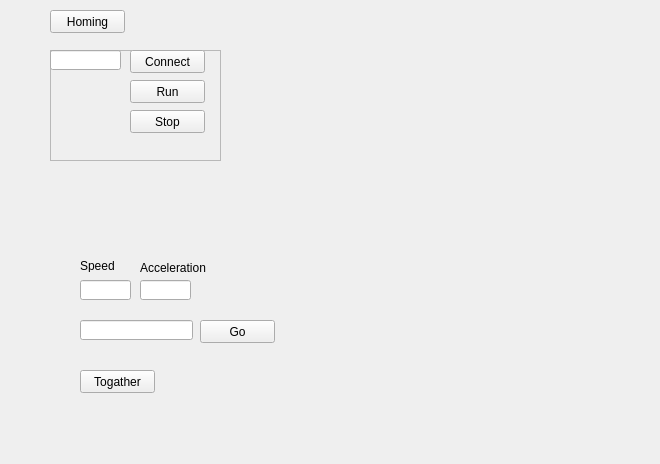
<?xml version="1.0" encoding="UTF-8"?>
<ui version="4.0">
 <class>FrictionTest</class>
 <widget class="QWidget" name="FrictionTest">
  <property name="geometry">
   <rect>
    <x>0</x>
    <y>0</y>
    <width>660</width>
    <height>464</height>
   </rect>
  </property>
  <property name="windowTitle">
   <string>FrictionTest</string>
  </property>
  <widget class="QFrame" name="frame">
   <property name="geometry">
    <rect>
     <x>50</x>
     <y>50</y>
     <width>171</width>
     <height>111</height>
    </rect>
   </property>
   <property name="frameShape">
    <enum>QFrame::StyledPanel</enum>
   </property>
   <property name="frameShadow">
    <enum>QFrame::Raised</enum>
   </property>
   <widget class="QLineEdit" name="lE_Jointid">
    <property name="geometry">
     <rect>
      <x>0</x>
      <y>0</y>
      <width>71</width>
      <height>20</height>
     </rect>
    </property>
   </widget>
   <widget class="QPushButton" name="pB_ConnectJoint">
    <property name="geometry">
     <rect>
      <x>80</x>
      <y>0</y>
      <width>75</width>
      <height>23</height>
     </rect>
    </property>
    <property name="autoFillBackground">
     <bool>false</bool>
    </property>
    <property name="text">
     <string>Connect</string>
    </property>
   </widget>
   <widget class="QPushButton" name="pB_StartPlot">
    <property name="geometry">
     <rect>
      <x>80</x>
      <y>30</y>
      <width>75</width>
      <height>23</height>
     </rect>
    </property>
    <property name="text">
     <string>Run</string>
    </property>
   </widget>
   <widget class="QPushButton" name="pB_StopPlot">
    <property name="geometry">
     <rect>
      <x>80</x>
      <y>60</y>
      <width>75</width>
      <height>23</height>
     </rect>
    </property>
    <property name="text">
     <string>Stop</string>
    </property>
   </widget>
  </widget>
  <widget class="QPushButton" name="pB_Home">
   <property name="geometry">
    <rect>
     <x>50</x>
     <y>10</y>
     <width>75</width>
     <height>23</height>
    </rect>
   </property>
   <property name="text">
    <string>Homing</string>
   </property>
  </widget>
  <widget class="QPushButton" name="pB_Go">
   <property name="geometry">
    <rect>
     <x>200</x>
     <y>320</y>
     <width>75</width>
     <height>23</height>
    </rect>
   </property>
   <property name="text">
    <string>Go</string>
   </property>
  </widget>
  <widget class="QLineEdit" name="lE_TargetPos">
   <property name="geometry">
    <rect>
     <x>80</x>
     <y>320</y>
     <width>113</width>
     <height>20</height>
    </rect>
   </property>
  </widget>
  <widget class="QLineEdit" name="lE_Speed">
   <property name="geometry">
    <rect>
     <x>80</x>
     <y>280</y>
     <width>51</width>
     <height>20</height>
    </rect>
   </property>
  </widget>
  <widget class="QLineEdit" name="lE_Acceleration">
   <property name="geometry">
    <rect>
     <x>140</x>
     <y>280</y>
     <width>51</width>
     <height>20</height>
    </rect>
   </property>
  </widget>
  <widget class="QLabel" name="label">
   <property name="geometry">
    <rect>
     <x>80</x>
     <y>260</y>
     <width>54</width>
     <height>12</height>
    </rect>
   </property>
   <property name="text">
    <string>Speed</string>
   </property>
  </widget>
  <widget class="QLabel" name="label_2">
   <property name="geometry">
    <rect>
     <x>140</x>
     <y>260</y>
     <width>81</width>
     <height>16</height>
    </rect>
   </property>
   <property name="text">
    <string>Acceleration</string>
   </property>
  </widget>
  <widget class="QPushButton" name="pushButton">
   <property name="geometry">
    <rect>
     <x>80</x>
     <y>370</y>
     <width>75</width>
     <height>23</height>
    </rect>
   </property>
   <property name="text">
    <string>Togather</string>
   </property>
  </widget>
 </widget>
 <layoutdefault spacing="6" margin="11"/>
 <resources/>
 <connections/>
</ui>
